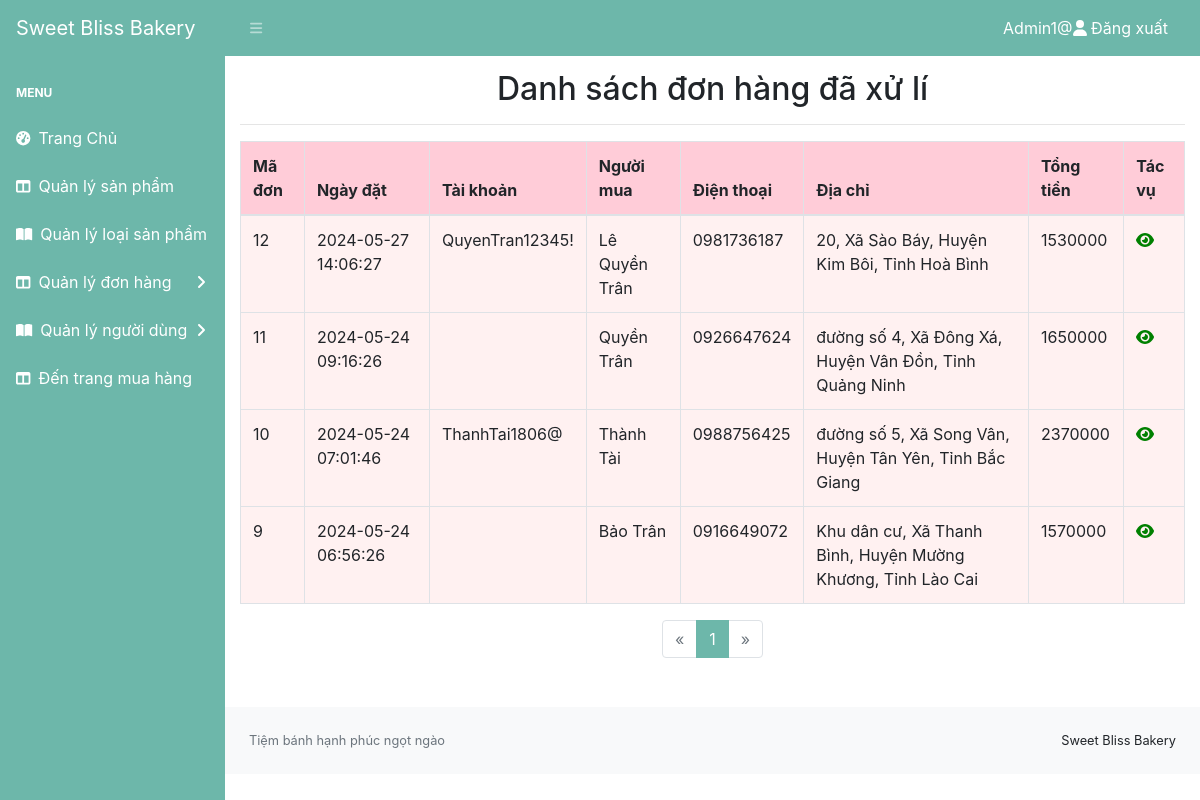
/admin/orders.php (signed in), run on the app's committed database.
### tables this page shows
CREATE TABLE `orders` (
  `id_order` int(11) NOT NULL,
  `date` varchar(250) NOT NULL,
  `name` varchar(250) NOT NULL,
  `phone` varchar(11) NOT NULL,
  `houseNumber` varchar(250) NOT NULL,
  `province` varchar(250) NOT NULL,
  `district` varchar(250) NOT NULL,
  `ward` varchar(250) NOT NULL,
  `note` text NOT NULL,
  `username` varchar(250) DEFAULT NULL,
  `paymentMethod` text NOT NULL,
  `priceTotal` int(11) NOT NULL,
  `orderStatus` int(11) NOT NULL
);

### class/Orders.php (called while the page is built, shortened)
<?php
class Orders
{
    public static function getOrders($pdo)
    {
       $sql= "SELECT * FROM orders WHERE orderStatus=1 ORDER BY id_order DESC";
       $stmt= $pdo->prepare($sql);
        if($stmt->execute())
        {
            $stmt->setFetchMode(PDO::FETCH_CLASS, "orders");
            return $stmt->fetchAll();
        }
    }
    public static function pagination($data, $limit, $offset) {
        $paginatedData = array_slice($data, $offset, $limit);
        return $paginatedData;
    }
}

### admin/orders.php (the view, shortened to what this page needs)
<?php
require '../class/Product.php';
require '../class/Orders.php';
$conn= new Database();
$pdo = $conn->getConnect();
$data= Orders::getOrders($pdo);
$page = isset($_GET['page']) ? (int)$_GET['page'] : 1;
$ppp = 4;
$limit= $ppp;
$offset = ($page - 1) * $ppp;
$totalProducts = count($data);
$totalPages = ceil($totalProducts / $ppp);
$data= Orders::pagination($data, $limit, $offset);
?>
<?php require_once "inc/header.php"?>
<main>
    <div class= "container-fluid">
        <br>
        <h2 class="text-center pt-3">Danh sách đơn hàng đã xử lí</h2>
        <hr>
        <table class="table table-bordered">
            <thead style="background-color: #FFCCD8;">
                <tr>
                    <th>Mã đơn</th>
                    <th>Ngày đặt</th>
                    <th>Tài khoản</th>
                    <th>Người mua</th>
                    <th>Điện thoại</th>
                    <th>Địa chỉ</th>
                    <th>Tổng tiền</th>
                    <th>Tác vụ</th>
                </tr>
            </thead>
            <tbody style="background-color: #FFF1F1">
            <?php foreach($data as $order): ?>
                    <tr>
                        <td><?=  $order->id_order ?></td>
                        <td><?=  $order->date  ?></td>
                        <td><?=  $order->username  ?></td>
                        <td><?=  $order->name  ?> </td>
                        <td><?=  $order->phone ?></td>
                        <td><?=  $order->houseNumber ?>, <?=  $order->ward ?>, <?=  $order->district ?>, <?=  $order->province ?></td>
                        <td><?=  $order->priceTotal ?></td>
                        <td>
                            <a href="detail-order.php?Id=<?= $order->id_order?>"><i class="fa-solid fa-eye" style="color: green"></i></a>
                        </td>
                    </tr>
                    <?php endforeach; ?>
            </tbody>
        </table>
    </div>
    <div class="container">
    <div class="row">
        <div class="col d-flex justify-content-center">
            <nav aria-label="Page navigation example">
            <ul class="pagination">
                <li class="page-item <?= ($page <= 1) ? 'disabled' : '' ?>">
                    <a class="page-link" href="product.php?page=<?= max($page - 1, 1) ?>" aria-label="Previous">
                        <span aria-hidden="true">&laquo;</span>
                    </a>
                </li>
                <?php
                $startPage = max(1, min($page - 1, $totalPages - 2));
                for($i = $startPage; $i <= min($totalPages, $startPage + 2); $i++) { ?>
                    <li class="page-item <?= ($i == $page) ? 'active' : '' ?>">
                        <a class="page-link" href="product.php?page=<?= $i ?>"><?= $i ?></a>
                    </li>
                <?php } ?>
                <li class="page-item <?= ($page >= $totalPages) ? 'disabled' : '' ?>">
                    <a class="page-link" href="product.php?page=<?= min($page + 1, $totalPages) ?>" aria-label="Next">
                        <span aria-hidden="true">&raquo;</span>
                    </a>
                </li>
            </ul>
            </nav>
        </div>
    </div>
    </div>
</main>
<?php require_once "inc/footer.php"?>

### admin/inc/header.php (shortened to what this page needs)
<?php
$username= $_SESSION['logged_user'];
?>
<!DOCTYPE html>
<html lang="en">
    <head>
        <link href="https://cdn.jsdelivr.net/npm/simple-datatables@7.1.2/dist/style.min.css" rel="stylesheet" />
        <link href="assets/css/styles.css" rel="stylesheet" />
        <link href="assets/css/bootstrap.min.css" rel="stylesheet" />
    </head>
    <body class="sb-nav-fixed">
        <nav class="sb-topnav navbar navbar-expand navbar-dark" style="background-color: #6DB7AA; color: white; display: grid; grid-template-columns: auto 1fr auto; align-items: center;">
        <a class="navbar-brand ps-3" href="index.php">Sweet Bliss Bakery</a>
        <button class="btn btn-link btn-sm order-1 order-lg-0 me-4 me-lg-0 text-left" id="sidebarToggle" href="#!"><i class="fas fa-bars"></i></button>
        <div class="text-right">
            <a class="nav-link" href="../logout.php"><?= $username ?><i class="fas fa-user"></i> Đăng xuất</a>
        </div>
    </nav>
        <div id="layoutSidenav" >
            <div id="layoutSidenav_nav" >
                <nav class="sb-sidenav accordion sb-sidenav-dark" id="sidenavAccordion" style="background-color: #6DB7AA; color: white">
                    <div class="sb-sidenav-menu">
                        <div class="nav">
                            <div class="sb-sidenav-menu-heading">Menu</div>
                            <a class="nav-link" href="index.php">
                                <div class="sb-nav-link-icon"><i class="fas fa-tachometer-alt"></i></div>
                                Trang Chủ
                            </a>
                            <a class="nav-link " href="product.php" >
                                <div class="sb-nav-link-icon"><i class="fas fa-columns"></i></div>
                                Quản lý sản phẩm
                            </a>
                            <a class="nav-link" href="category.php">
                                <div class="sb-nav-link-icon"><i class="fas fa-book-open"></i></div>
                                Quản lý loại sản phẩm
                            </a>
                            <a class="nav-link collapsed" href="orders.php" data-bs-toggle="collapse" data-bs-target="#collapseLayouts" aria-expanded="false" aria-controls="collapseLayouts">
                                <div class="sb-nav-link-icon"><i class="fas fa-columns"></i></div>
                                Quản lý đơn hàng
                                <div class="sb-sidenav-collapse-arrow"><i class="fas fa-angle-down"></i></div>
                            </a>
                            <a class="nav-link collapsed" href="#" data-bs-toggle="collapse" data-bs-target="#collapsePages" aria-expanded="false" aria-controls="collapsePages">
                                <div class="sb-nav-link-icon"><i class="fas fa-book-open"></i></div>
                                Quản lý người dùng
                                <div class="sb-sidenav-collapse-arrow"><i class="fas fa-angle-down"></i></div>
                            </a>
                            <a class="nav-link " href="../index.php" >
                                <div class="sb-nav-link-icon"><i class="fas fa-columns"></i></div>
                                Đến trang mua hàng
                            </a>
                        </div>
                    </div>
                </nav>
            </div>
            <div id="layoutSidenav_content">

### admin/inc/footer.php (shortened to what this page needs)
                <footer class="py-4 bg-light mt-auto">
                    <div class="container-fluid px-4">
                        <div class="d-flex align-items-center justify-content-between small">
                            <div class="text-muted">Tiệm bánh hạnh phúc ngọt ngào</div>
                            <div>
                                Sweet Bliss Bakery
                            </div>
                        </div>
                    </div>
                </footer>
            </div>
        </div>
    </body>
</html>

### data on the page
orders: id_order "12", date "2024-05-27 14:06:27", username "QuyenTran12345!", name "Lê Quyền Trân", phone "0981736187", houseNumber "20", ward "Xã Sào Báy", district "Huyện Kim Bôi", province "Tỉnh Hoà Bình", priceTotal "1530000"
orders: id_order "11", date "2024-05-24 09:16:26", name "Quyền Trân", phone "0926647624", houseNumber "đường số 4", ward "Xã Đông Xá", district "Huyện Vân Đồn", province "Tỉnh Quảng Ninh", priceTotal "1650000"
orders: id_order "10", date "2024-05-24 07:01:46", username "ThanhTai1806@", name "Thành Tài", phone "0988756425", houseNumber "đường số 5", ward "Xã Song Vân", district "Huyện Tân Yên", province "Tỉnh Bắc Giang", priceTotal "2370000"
orders: id_order "9", date "2024-05-24 06:56:26", name "Bảo Trân", phone "0916649072", houseNumber "Khu dân cư", ward "Xã Thanh Bình", district "Huyện Mường Khương", province "Tỉnh Lào Cai", priceTotal "1570000"

### other printed values
$username "Admin1@"
